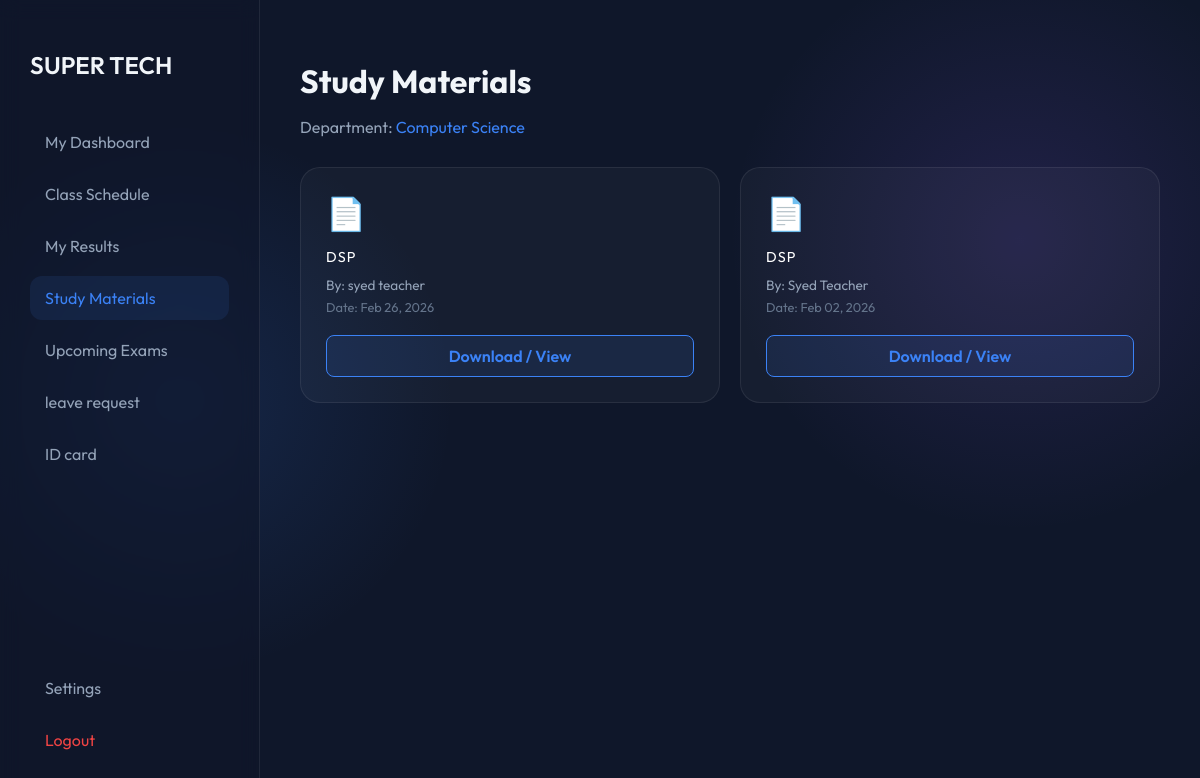
/student_materials.php (signed in), run on the app's committed database.
### tables this page shows
CREATE TABLE `users` (
  `id` int(11) NOT NULL,
  `name` varchar(100) NOT NULL,
  `email` varchar(100) NOT NULL,
  `password` varchar(255) NOT NULL,
  `role` enum('admin','teacher','student') NOT NULL,
  `dept_id` int(11) DEFAULT NULL,
  `salary` decimal(10,2) DEFAULT 0.00,
  `fees_due` decimal(10,2) DEFAULT 0.00,
  `phone` varchar(20) DEFAULT NULL,
  `designation` varchar(100) DEFAULT 'Student',
  `profile_pic` varchar(255) DEFAULT NULL
);

CREATE TABLE `departments` (
  `id` int(11) NOT NULL,
  `name` varchar(100) NOT NULL,
  `fees` decimal(10,2) DEFAULT 0.00
);

CREATE TABLE `materials` (
  `id` int(11) NOT NULL,
  `dept_id` int(11) NOT NULL,
  `teacher_id` int(11) NOT NULL,
  `title` varchar(255) NOT NULL,
  `file_path` varchar(255) NOT NULL,
  `upload_date` date NOT NULL
);

### student_materials.php (the view, shortened to what this page needs)
<?php
include 'db.php';
$student_id = $_SESSION['user_id'];
$s_res = $conn->query("SELECT dept_id, departments.name as dept_name
                       FROM users
                       LEFT JOIN departments ON users.dept_id = departments.id
                       WHERE users.id = $student_id");
$dept_id = null;
$dept_name = "Not Assigned";
if ($s_res && $s_res->num_rows > 0) {
    $s_data = $s_res->fetch_assoc();
    $dept_id = $s_data['dept_id'];
    $dept_name = $s_data['dept_name'];
}
?>
<!DOCTYPE html>
<html>
<head>
    <link rel="stylesheet" href="style.css">
</head>
<body>
    <div class="dashboard-container">
        <div class="sidebar">
            <h2 style="margin-bottom: 40px; font-weight: 600;">SUPER TECH</h2>
            <nav>
                <a href="student_dashboard.php" class="nav-item">My Dashboard</a>
                <a href="student_schedule.php" class="nav-item">Class Schedule</a>
                <a href="student_results.php" class="nav-item">My Results</a>
                <a href="student_materials.php" class="nav-item active">Study Materials</a>
                <a href="student_exams.php" class="nav-item">Upcoming Exams</a>
                <a href="student_leave.php" class="nav-item">leave request</a>
                <a href="student_id_card.php" class="nav-item">ID card</a>
            </nav>
            <div style="margin-top: auto;">
            	<a href="settings.php" class="nav-item">Settings</a>
                <a href="logout.php" class="nav-item" style="color: #ef4444;">Logout</a>
            </div>
        </div>
        <div class="main-area">
            <h1 style="margin-bottom: 10px;">Study Materials</h1>
            <?php if (!$dept_id): ?>
                <div class="tech-card" style="border-left: 4px solid #ef4444;">
                    <h3 style="color: #ef4444; margin-top: 0;">⚠️ Account Setup Incomplete</h3>
                    <p style="color: var(--text-muted);">You are not assigned to any department yet.</p>
                    <p style="color: var(--text-muted);">Please contact the Administrator to assign you to a department so you can view study materials.</p>
                </div>
            <?php else: ?>
                <p style="color: var(--text-muted); margin-bottom: 30px;">Department: <span style="color: var(--accent-glow);"><?php echo $dept_name; ?></span></p>
                <div style="display: grid; grid-template-columns: repeat(auto-fill, minmax(300px, 1fr)); gap: 20px;">
                    <?php
                    $sql = "SELECT materials.*, users.name as teacher_name
                            FROM materials
                            LEFT JOIN users ON materials.teacher_id = users.id
                            WHERE materials.dept_id = $dept_id
                            ORDER BY upload_date DESC";
                    $res = $conn->query($sql);
                    if($res && $res->num_rows > 0) {
                        while($row = $res->fetch_assoc()) {
                            $date = date("M d, Y", strtotime($row['upload_date']));
                            echo "<div class='tech-card' style='transition: transform 0.2s; position: relative;'>
                                    <div style='font-size: 2rem; margin-bottom: 15px;'>📄</div>
                                    <h3 style='margin: 0 0 10px 0; color: white;'>{$row['title']}</h3>
                                    <div style='font-size: 0.85rem; color: var(--text-muted); margin-bottom: 5px;'>By: {$row['teacher_name']}</div>
                                    <div style='font-size: 0.8rem; color: #64748b;'>Date: $date</div>
                                    <a href='{$row['file_path']}' target='_blank' style='
                                        display: block;
                                        margin-top: 20px;
                                        text-align: center;
                                        background: rgba(59, 130, 246, 0.1);
                                        color: var(--accent-glow);
                                        text-decoration: none;
                                        padding: 10px;
                                        border-radius: 8px;
                                        border: 1px solid var(--accent-glow);
                                        font-weight: 600;'>
                                        Download / View
                                    </a>
                                  </div>";
                        }
                    } else {
                        echo "<div class='tech-card' style='grid-column: 1/-1; text-align: center; padding: 40px;'>
                                <h3 style='color: var(--text-muted);'>No materials available yet.</h3>
                                <p style='color: #64748b;'>Check back later when your teachers upload notes.</p>
                              </div>";
                    }
                    ?>
                </div>
            <?php endif; ?>
        </div>
    </div>
</body>
</html>

### style.css (style rules this page uses)
:root { --bg-deep: #0f172a; --accent-glow: #3b82f6; --accent-secondary: #8b5cf6; --text-main: #f1f5f9; --text-muted: #94a3b8; --glass-bg: rgba(255, 255, 255, 0.03); --glass-border: rgba(255, 255, 255, 0.08); --input-bg: rgba(0, 0, 0, 0.2); }
* { box-sizing: border-box; }
body { font-family: 'Outfit', sans-serif; margin: 0; background-color: var(--bg-deep); background-image: radial-gradient(circle at 15% 50%, rgba(59, 130, 246, 0.15), transparent 25%), radial-gradient(circle at 85% 30%, rgba(139, 92, 246, 0.15), transparent 25%); color: var(--text-main); height: 100vh; overflow: hidden; }
.dashboard-container { display: flex; height: 100vh; }
.sidebar { width: 260px; background: rgba(15, 23, 42, 0.6); backdrop-filter: blur(10px); border-right: 1px solid var(--glass-border); padding: 30px; display: flex; flex-direction: column; }
.nav-item { display: flex; align-items: center; padding: 12px 15px; color: var(--text-muted); text-decoration: none; border-radius: 12px; margin-bottom: 8px; transition: 0.3s; }
.nav-item:hover, .nav-item.active { background: rgba(59, 130, 246, 0.1); color: var(--accent-glow); }
.main-area { flex: 1; padding: 40px; overflow-y: auto; }
.tech-card { background: var(--glass-bg); border: 1px solid var(--glass-border); border-radius: 20px; padding: 25px; margin-bottom: 25px; transition: all 0.3s cubic-bezier(0.4, 0, 0.2, 1); position: relative; }
.tech-card h3 { margin-top: 0; font-weight: 400; color: var(--text-muted); font-size: 0.9rem; text-transform: uppercase; letter-spacing: 1px; }

### data on the page
users: dept.name "Computer Science"
materials: title "DSP", users.name "syed teacher", upload_date "Feb 26, 2026"
materials: title "DSP", users.name "Syed Teacher", upload_date "Feb 02, 2026"
